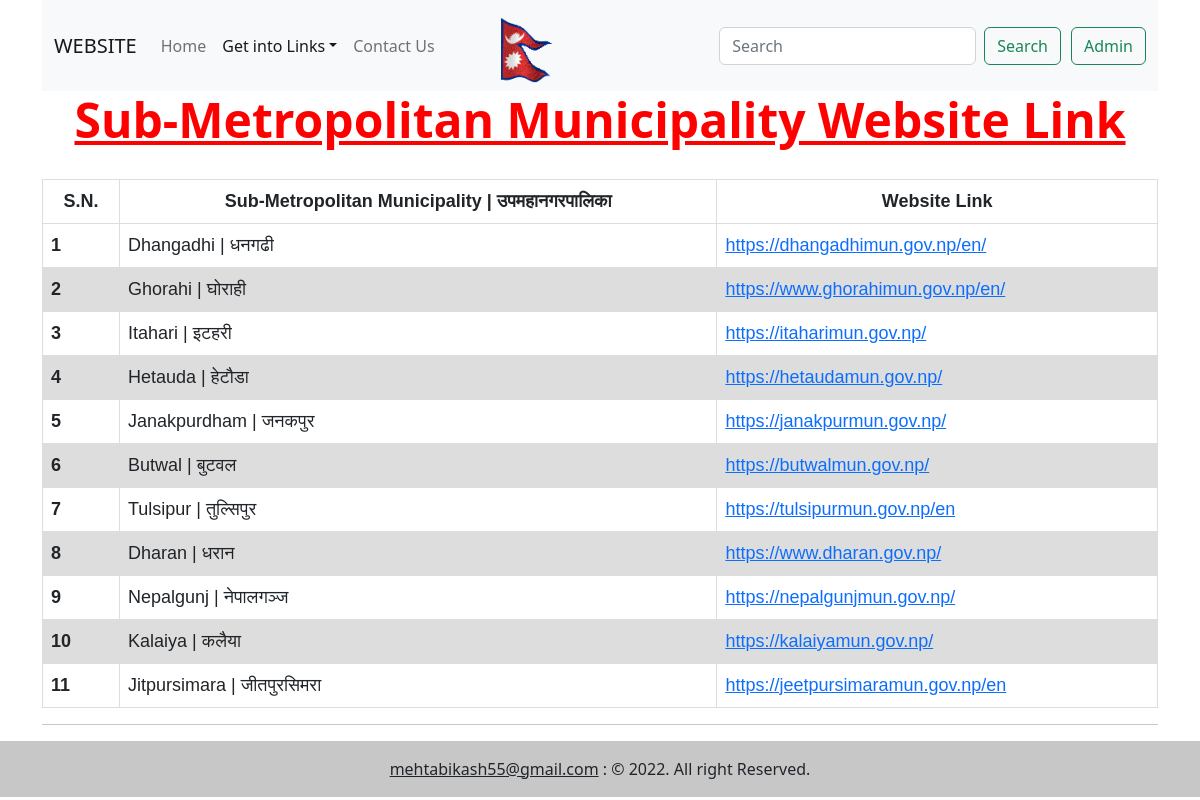
Screenshot of /sub_metropolitans with the database file from the repository.
### link/models.py (models this page shows, shortened)
class sub_metropolitan(models.Model):
    Website_Title = models.CharField(max_length=150)
    Website_Link = models.CharField(max_length=100)

### link/views.py (the view)
# urls.py: path('sub_metropolitans', views.sub_metropolitans, name='sub_metropolitans'),
def sub_metropolitans(request):
    if 'query' in request.GET:
        query = request.GET['query']
        data = sub_metropolitan.objects.filter(Website_Title__icontains = query)
    else:
        data = sub_metropolitan.objects.all()
    context = {'metro' : data}
    return render(request, 'sub_metropolitan.html', context)

### templates/sub_metropolitan.html (shortened to what this page needs)
{% extends "base.html" %}
{% block linkactive %}active{% endblock linkactive %}
{% load static %}
{% block body %}
<div class="container">
    <h1 class="top">Sub-Metropolitan Municipality Website Link</h1>
</div>
<div class="container">
    <table class="table">
        <thead>
          <tr>
            <th scope="col" class="top1">S.N.</th>
            <th scope="col" class="top1">Sub-Metropolitan Municipality | उपमहानगरपालिका</th>
            <th scope="col" class="top1">Website Link</th>
          </tr>
        </thead>
        <tbody>
          {% for sub_metropolitan in metro %}
            <tr>
              <th scope="row">{{forloop.counter}}</th>
              <td>{{sub_metropolitan.Website_Title}}</td>
              <td><a href="{{sub_metropolitan.Website_Link}}" target="_blank">{{sub_metropolitan.Website_Link}}</a></td>
            </tr>
          {% endfor %}
        </tbody>
      </table>
       <hr>
</div>
{% endblock body %}

### static/css/style.css (style rules this page uses)
.top { text-align: center; color: red; font-size: 48px; font-weight: 800; margin-bottom: 30px; text-decoration: underline; }
.top1 { text-align: center; }
table { font-family: arial, sans-serif; border-collapse: collapse; width: 100%; font-size: 18px; }
td, th { border: 1px solid #dddddd; text-align: left; padding: 10px; }
tr:nth-child(even) { background-color: #dddddd; }

### rows the page displays
sub_metropolitan: Website_Title "Dhangadhi | धनगढी", Website_Link "https://dhangadhimun.gov.np/en/"
sub_metropolitan: Website_Title "Ghorahi | घोराही", Website_Link "https://www.ghorahimun.gov.np/en/"
sub_metropolitan: Website_Title "Itahari | इटहरी", Website_Link "https://itaharimun.gov.np/"
sub_metropolitan: Website_Title "Hetauda | हेटौडा", Website_Link "https://hetaudamun.gov.np/"
sub_metropolitan: Website_Title "Janakpurdham | जनकपुर", Website_Link "https://janakpurmun.gov.np/"
sub_metropolitan: Website_Title "Butwal | बुटवल", Website_Link "https://butwalmun.gov.np/"
sub_metropolitan: Website_Title "Tulsipur | तुल्सिपुर", Website_Link "https://tulsipurmun.gov.np/en"
sub_metropolitan: Website_Title "Dharan | धरान", Website_Link "https://www.dharan.gov.np/"
sub_metropolitan: Website_Title "Nepalgunj | नेपालगञ्ज", Website_Link "https://nepalgunjmun.gov.np/"
sub_metropolitan: Website_Title "Kalaiya | कलैया", Website_Link "https://kalaiyamun.gov.np/"
sub_metropolitan: Website_Title "Jitpursimara | जीतपुरसिमरा", Website_Link "https://jeetpursimaramun.gov.np/en"
